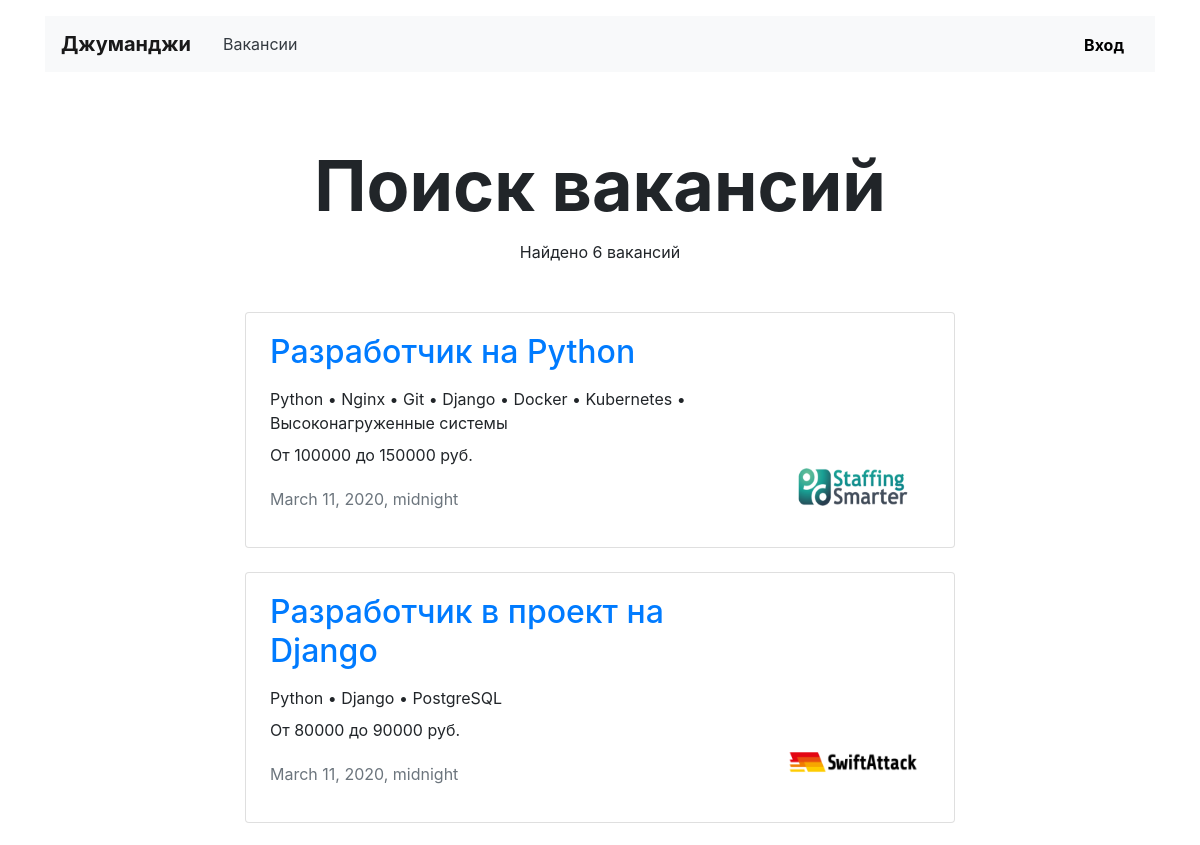
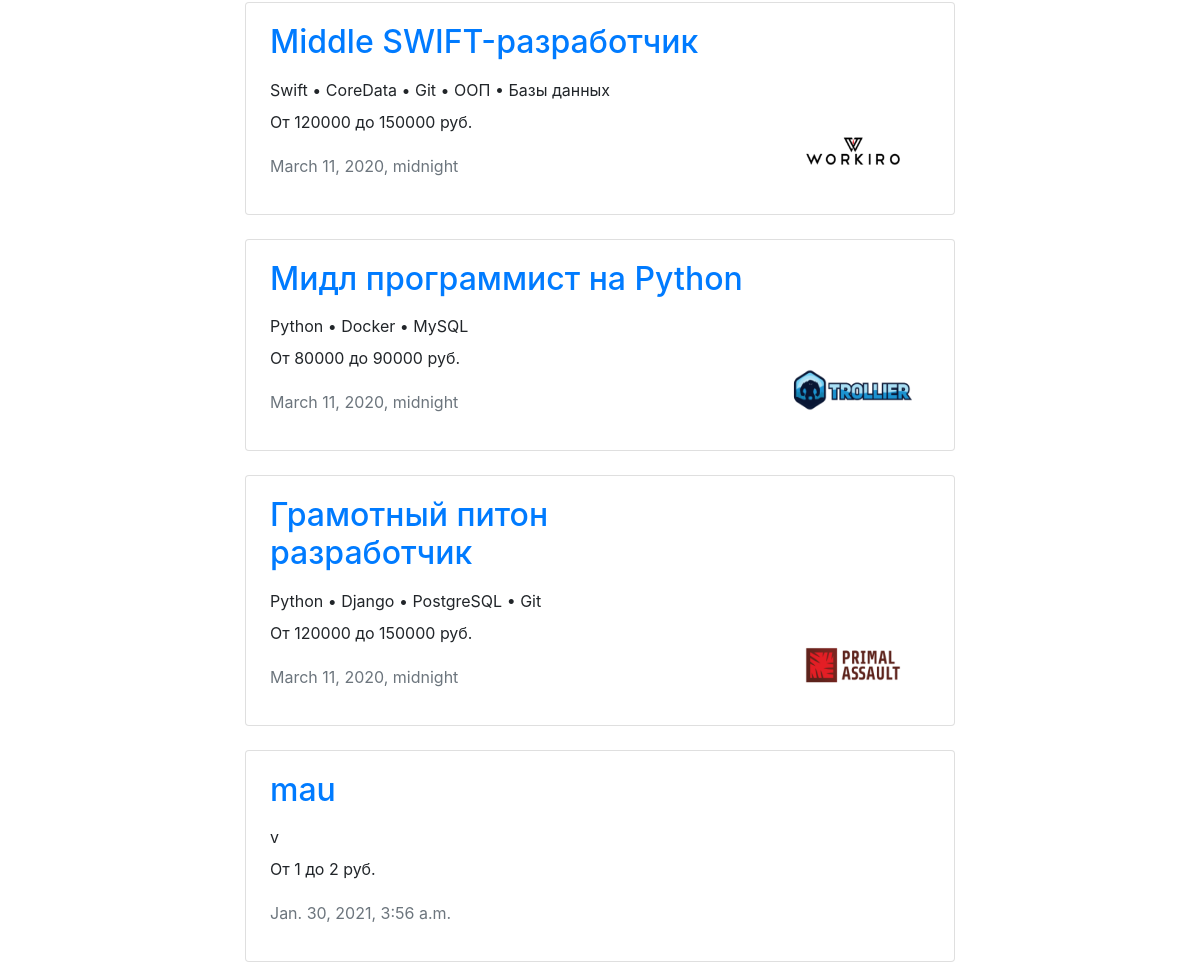
The page /vacancies/ on the database as committed earlier (2 pictures, top to bottom).
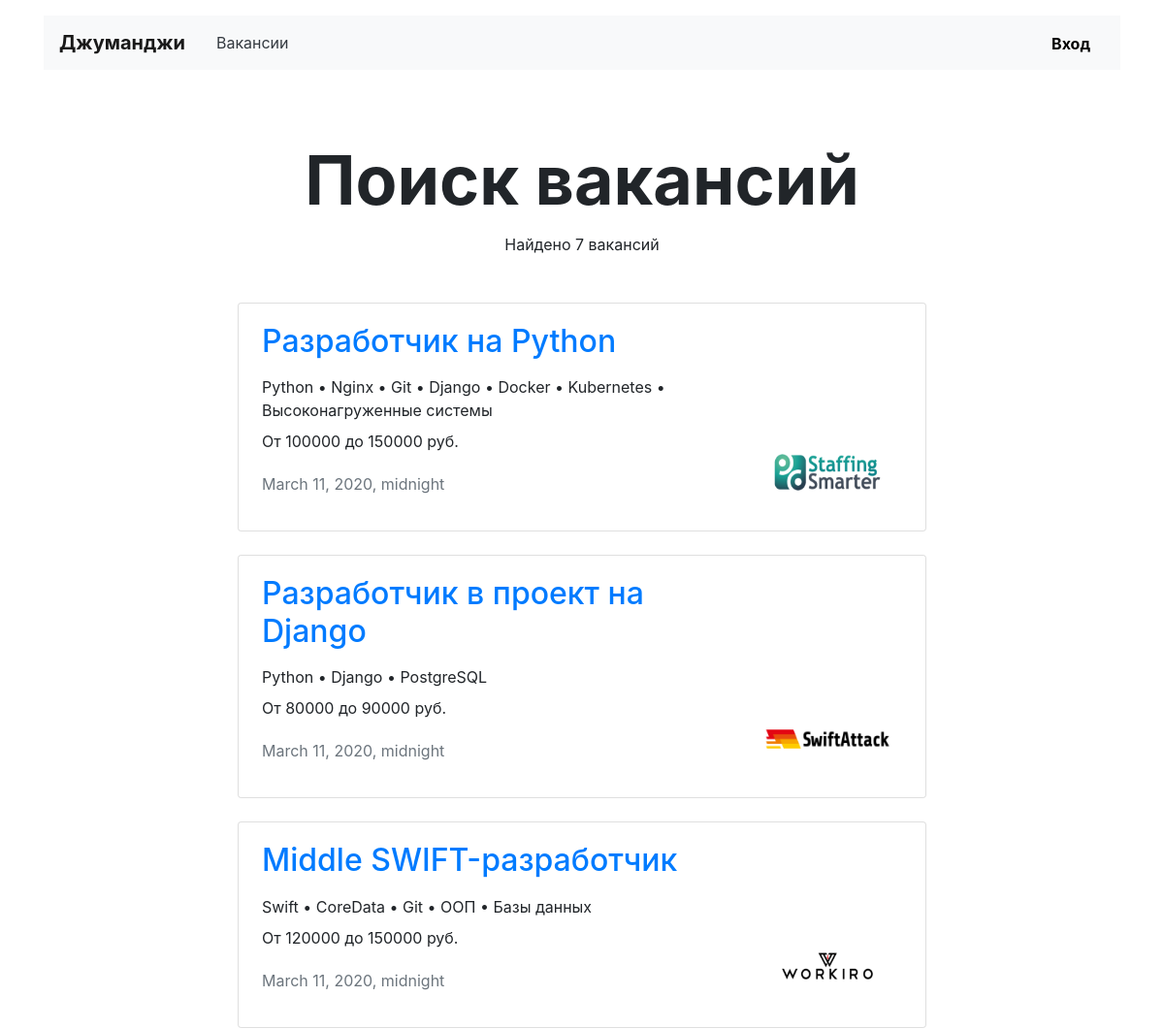
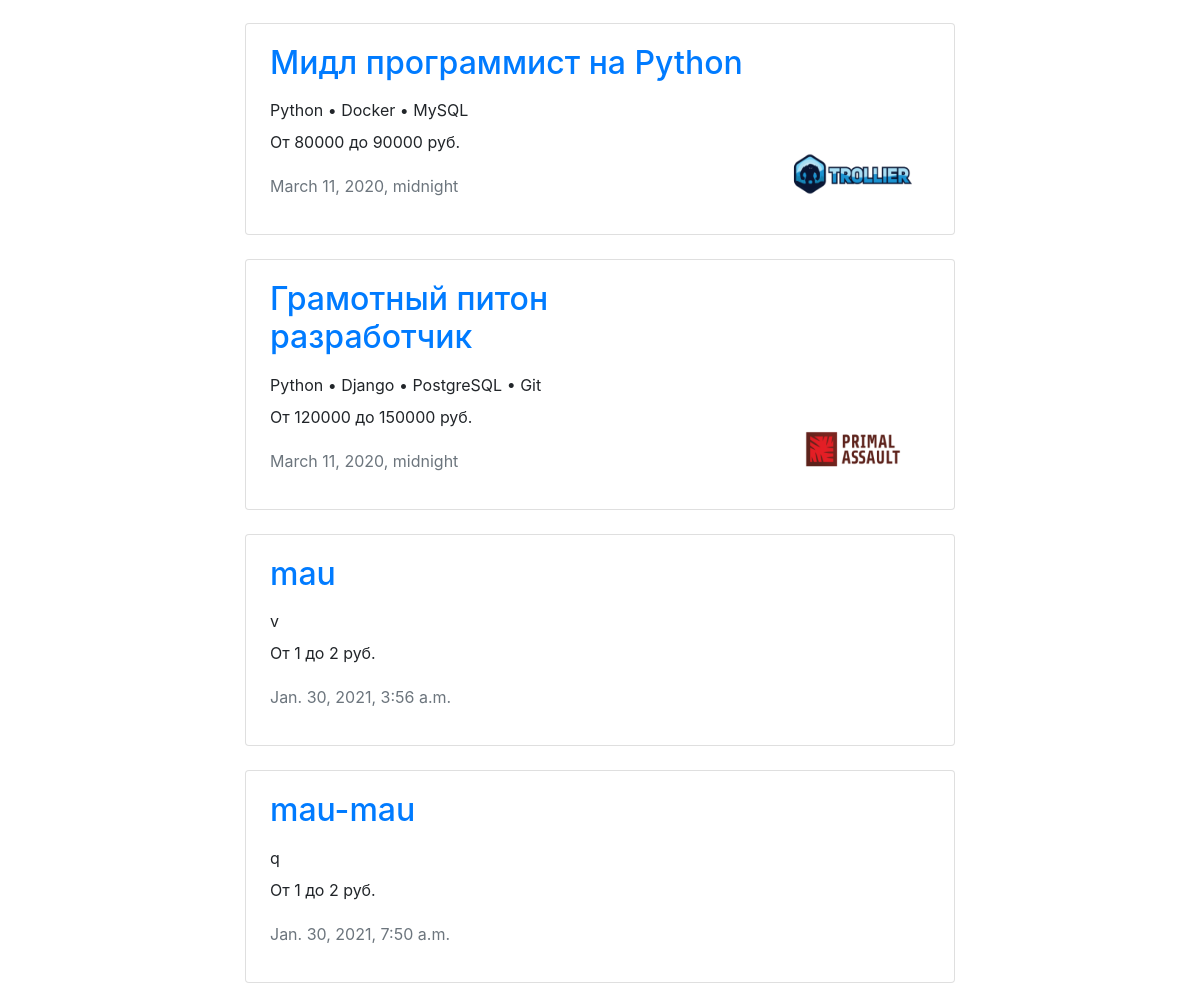
The same page on the database as committed later (2 pictures, top to bottom).
### vacancies/models.py (models this page shows, shortened)
class Vacancy(models.Model):
    title = models.CharField(max_length=120)
    specialty = models.ForeignKey(Specialty, on_delete=models.CASCADE, related_name='vacancies')
    company = models.ForeignKey(Company, on_delete=models.CASCADE, related_name='vacancies')
    skills = models.TextField()
    description = models.TextField()
    salary_from = models.IntegerField()
    salary_to = models.IntegerField()
    posted = models.DateTimeField()

class Company(models.Model):
    title = models.CharField(max_length=120)
    location = models.CharField(max_length=120)
    logo = models.ImageField(upload_to=settings.MEDIA_COMPANY_IMAGE_DIR, null=True, blank=True)
    description = models.TextField()
    employee_count = models.IntegerField()
    owner = models.OneToOneField(User, on_delete=models.CASCADE, null=True, blank=True)

### vacancies/views.py (the view)
# urls.py: path('vacancies/', AllVacanciesView.as_view(), name='all_vacancies'),
class AllVacanciesView(TemplateView):
    template_name = 'vacancies/vacancies.html'
    def get_context_data(self, **kwargs):
        context = super(AllVacanciesView, self).get_context_data(**kwargs)
        context['count_of_vacancies'] = Vacancy.objects.count()
        context['vacancies'] = Vacancy.objects.all()
        return context

### templates/vacancies/vacancies.html (shortened to what this page needs)
{% extends 'vacancies/list_of_vacancies.html' %}
{% block header_container %}
    Поиск вакансий
{% endblock %}

### templates/vacancies/vacancy_card.html
{% load static %}
<div class="row mt-4">
    <div class="col-12 col-lg-8 offset-lg-2 m-auto">
        <div class="card">
            <div class="card-body px-4">
                <div class="row">
                    <div class="col-12 col-md-8 col-lg-9">
                        <h2 class="h2 pb-2"><a
                                href="{% url 'vacancy' vacancy.id %}">{{ vacancy.title }}</a></h2>
                        <p class="mb-2">{{ vacancy.skills }}</p>
                        <p>От {{ vacancy.salary_from }} до {{ vacancy.salary_to }} руб.</p>
                        <p class="text-muted pt-1">{{ vacancy.posted }}</p>
                    </div>
                    <div class="col-12 col-md-4 col-lg-3 d-flex align-items-end">
                        {% if vacancy.company.logo %}
                            <a href="{% url 'company' vacancy.company.id %}"><img src="{{ vacancy.company.logo.url }}"
                                                                                  width="130" height="80"
                                                                                  alt=""></a>{% endif %}
                    </div>
                </div>
            </div>
        </div>
    </div>
</div>

Rows that differ between the two databases and show on the page:
added Vacancy: title "mau-mau", skills "q", salary_from "1", salary_to "2", posted "Jan. 30, 2021, 7:50 a.m."
Other text that changed with them:
{{ count_of_vacancies }}: "6" → "7"
